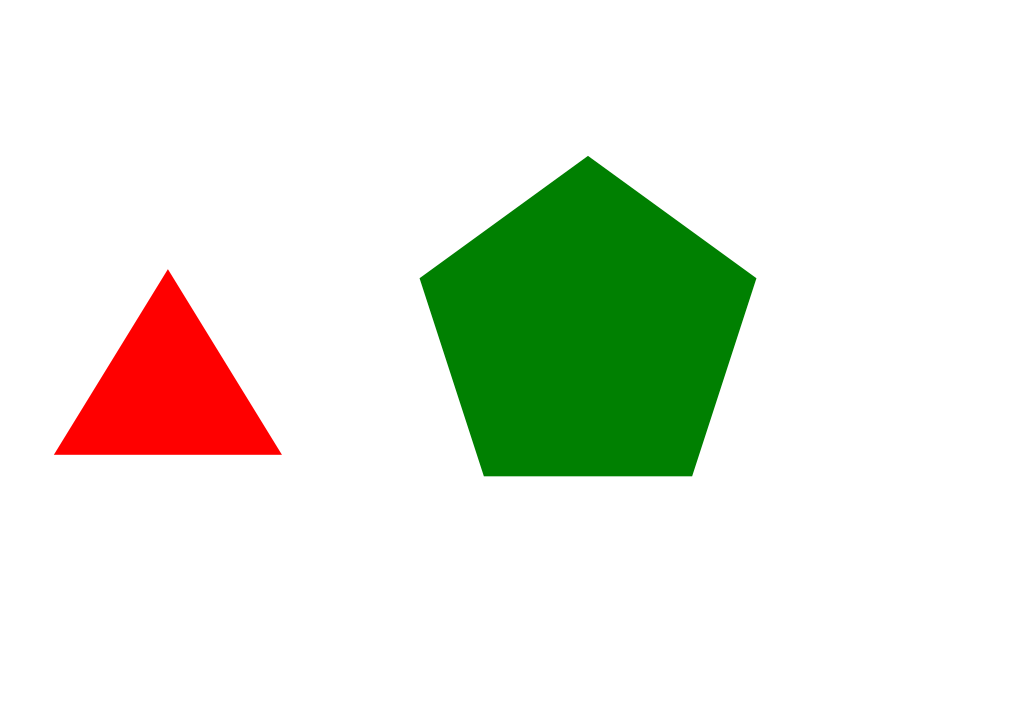
#> input picture task 1/task_1a_explore_opencv/Task_1A_Part1/Samples/Sample2.png, 1024 x 724 px; its folder holds 4 pictures in this run
$ python task_1a_part1.py
#> lines starting #> are read from the running program, lines starting #| are printed output that depends on the picture; after the words box and inside, x2 and y2 are one past the last pixel; in counts of white or black regions, pixels touching at a corner belong together
'''
*****************************************************************************************
*
*        		===============================================
*           		Nirikshak Bot (NB) Theme (eYRC 2020-21)
*        		===============================================
*
*  This script is to implement Task 1A - Part 1 of Nirikshak Bot (NB) Theme (eYRC 2020-21).
*
*  This software is made available on an "AS IS WHERE IS BASIS".
*  Licensee/end user indemnifies and will keep e-Yantra indemnified from
*  any and all claim(s) that emanate from the use of the Software or
*  breach of the terms of this agreement.
*
*  e-Yantra - An MHRD project under National Mission on Education using ICT (NMEICT)
*
*****************************************************************************************
'''

# Team ID:			[ Team-ID ]
# Author List:		[ Names of team members worked on this file separated by Comma: Name1, Name2, ... ]
# Filename:			task_1a_part1.py
# Functions:		scan_image
# 					[ Comma separated list of functions in this file ]
# Global variables:	shapes
# 					[ List of global variables defined in this file ]


####################### IMPORT MODULES #######################
## You are not allowed to make any changes in this section. ##
## You have to implement this task with the three available ##
## modules for this task (numpy, opencv, os)                ##
##############################################################
import cv2
import numpy as np
import os
##############################################################


# Global variable for details of shapes found in image and will be put in this dictionary, returned from scan_image function
shapes = {}


################# ADD UTILITY FUNCTIONS HERE #################
## You can define any utility functions for your code.      ##
## Please add proper comments to ensure that your code is   ##
## readable and easy to understand.                         ##
##############################################################


##############################################################


def scan_image(img_file_path):

    """
    Purpose:
    ---
    this function takes file path of an image as an argument and returns dictionary
    containing details of colored (non-white) shapes in that image

    Input Arguments:
    ---
    `img_file_path` :		[ str ]
        file path of image

    Returns:
    ---
    `shapes` :              [ dictionary ]
        details of colored (non-white) shapes present in image at img_file_path
        { 'Shape' : ['color', Area, cX, cY] }

    Example call:
    ---
    shapes = scan_image(img_file_path)
    """

    global shapes

    ##############	ADD YOUR CODE HERE	#############
    shapes = dict()
    img2 = cv2.imread(img_file_path)
#> img2 is the input picture: shape (724, 1024, 3); mean B, G, R 222.2, 234.9, 229.3
    img = cv2.cvtColor(img2,cv2.COLOR_BGR2GRAY)
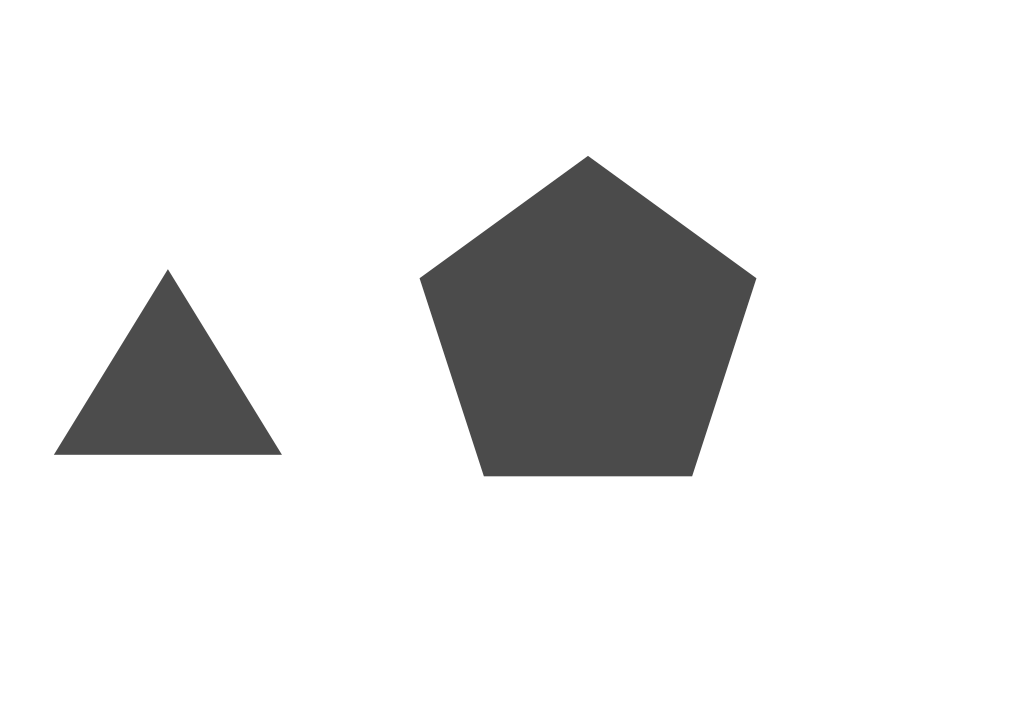
#> img: shape (724, 1024); min 75, max 255, mean 231.8
    _, threshold = cv2.threshold(img, 240, 255, cv2.THRESH_BINARY)
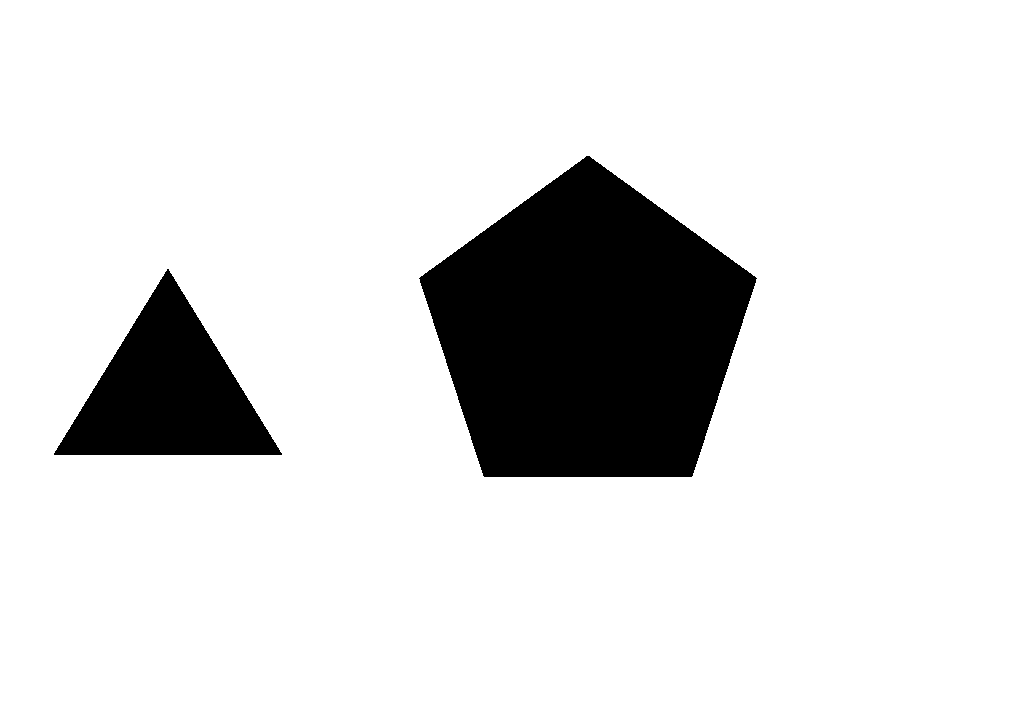
#> threshold: shape (724, 1024); 87% white; 2 black regions
    contours, _= cv2.findContours(threshold, cv2.RETR_TREE,
                                cv2.CHAIN_APPROX_SIMPLE)
#> contours = 3 contours; box (x1, y1, x2, y2) and area: (0, 0, 1024, 724) 739629, (418, 155, 758, 478) 75563, (53, 268, 283, 456) 21699
    for cnt in contours :

        approx = cv2.approxPolyDP(cnt, 0.009 * cv2.arcLength(cnt, True), True)
        cv2.drawContours(img, [approx], 0, (0, 255, 0), 5)
        M = cv2.moments(cnt)
        cX = int(M["m10"] / M["m00"])
        cY = int(M["m01"] / M["m00"])
        colour=[]
        colour.append(img2[cY,cX])
        if colour[0][0]>=128 and colour[0][1]<128 and colour[0][2]<128:
            color = 'blue'
        elif colour[0][0]<120 and colour[0][1]>=128 and colour[0][2]<128:
            color = 'green'
        elif colour[0][0]<128 and colour[0][1]<128  and colour[0][2]>=128:
            color = 'red'
        else:
            color = 'none'

        area = cv2.contourArea(cnt)
        if len(approx)==3:
            shapes["Triangle"]=[color,area,cX,cY]
        elif len(approx)==4:
            n = approx.ravel()
            i = 0
            a=[]
            b=[]
            for j in n :
                if(i % 2 == 0):
                    x = n[i]
                    y = n[i + 1]
                    a.append(x)
                    b.append(y)
                i = i + 1

            if b[3]-b[0]==0 or a[1]==0 or b[3]==0 or a[2]==0 or b[1]==0:
                continue
            l1= (((a[1]-a[0])**2)+((b[1]-b[0])**2))**0.5
            l2= (((a[2]-a[1])**2)+((b[2]-b[1])**2))**0.5
            l3= (((a[3]-a[2])**2)+((b[3]-b[2])**2))**0.5
            l4= (((a[0]-a[3])**2)+((b[0]-b[3])**2))**0.5
            d1= (((a[0]-a[2])**2)+((b[0]-b[2])**2))**0.5
            d2= (((a[1]-a[3])**2)+((b[1]-b[3])**2))**0.5
            pointRatiox1=float((a[0]/a[1])/(a[3]/a[2]))
            pointRatiox2=float((b[0]/b[3])/(b[1]/b[2]))

            aspectRatio =float((a[1]-a[0])/(b[3]-b[0]))
            if (((l1**2)+(l2**2)+(l3**2)+(l4**2))/((d1**2) + (d2 **2)) >=0.95) and (((l1**2)+(l2**2)+(l3**2)+(l4**2))/((d1**2) + (d2 **2)) <=1.05):
                if (aspectRatio >= 0.95 and aspectRatio <= 1.05):
                    if( area**0.5/l1 >= 0.95 and area**0.5/l1 <=1.05) and (area**0.5/l2 >=0.95 and area**0.5/l2 <=1.05 )and (area**0.5/l3 >=0.95 and area**0.5/l3<=1.05) and (area**0.5/l4 >= 0.95 and area**0.5/l4 <= 1.05) :
                        if color!='none':
                            shapes["Square"]=[color,area,cX,cY]
                    elif (((area) /(d1 * d2 *0.5) )>=0.95) and ( ((area) /(d1 * d2 *0.5) )<=1.05)  :
                        if color!='none':
                            shapes["Rhombus"]=[color,area,cX,cY]
                else:
                    if color!='none':
                        shapes["Parallelogram"]=[color,area,cX,cY]


            elif (pointRatiox1 >=0.95 and pointRatiox1 <=1.05)  or (pointRatiox2 >=0.95 and pointRatiox2 <=1.05):
                if color!='none':
                    shapes["Trapezium"]=[color,area,cX,cY]
            else:
                if color!='none':
                    shapes["Quadrilateral"]=[color,area,cX,cY]
        elif len(approx)==5:
            if color!='none':
                shapes["Pentagon"]=[color,area,cX,cY]
        elif len(approx)==6:
            print("hex")
            if color!='none':
                shapes["Hexagon"]=[color,area,cX,cY]
        else:
            if color!='none':
                shapes["Circle"]=[color,area,cX,cY]
#> this loop made 3 passes
#> (cX, cY, color, area, n) on pass 1: (511, 361, 'green', 739629, [0, 0, 0, 723, 1023, 723, 1023, 0])
#> (approx, cX, cY, color, area) on pass 2: ([[53, 453], [168, 268], [282, 454]], 167, 392, 'red', 21699)
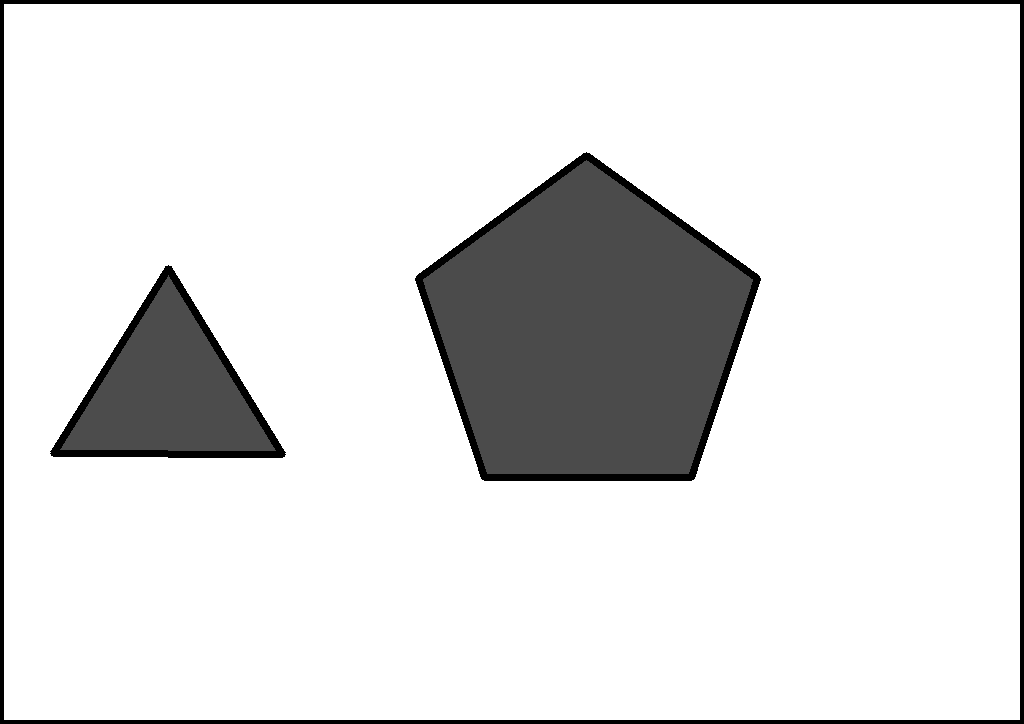
#> img: shape (724, 1024); 3.51% of pixels changed, all inside (x1, y1, x2, y2) = (0, 0, 1024, 724)
#> after the loop, shapes = {'Triangle': ['red', 21699, 167, 392], 'Pentagon': ['green', 75563, 587, 332]}


    res=sorted(shapes.items(), key=lambda t: t[1][1], reverse = True)
#> res = [('Pentagon', ['green', 75563, 587, 332]), ('Triangle', ['red', 21699, 167, 392])]
    shapes={}
    for i,j in res[len(res)] :
        shapes[i]=j
#> this loop made 0 passes
#> after the loop, shapes = 0 items
    if cv2.waitKey(0) & 0xFF == ord('q'):
        cv2.destroyAllWindows()
	##################################################

    return shapes


# NOTE:	YOU ARE NOT ALLOWED TO MAKE ANY CHANGE TO THIS FUNCTION
#
# Function Name:    main
#        Inputs:    None
#       Outputs:    None
#       Purpose:    the function first takes 'Sample1.png' as input and runs scan_image function to find details
#                   of colored (non-white) shapes present in 'Sample1.png', it then asks the user whether
#                   to repeat the same on all images present in 'Samples' folder or not

if __name__ == '__main__':

    curr_dir_path = os.getcwd()
    print('Currently working in '+ curr_dir_path)

    # path directory of images in 'Samples' folder
    img_dir_path = curr_dir_path + '/Samples/'

    # path to 'Sample1.png' image file
    file_num = 1
    img_file_path = img_dir_path + 'Sample' + str(file_num + 1) + '.png'

    print('\n============================================')
    print('\nLooking for Sample' + str(file_num) + '.png')

    if os.path.exists('Samples/Sample' + str(file_num) + '.png'):
        print('\nFound Sample' + str(file_num) + '.png')

    else:
        print('\n[ERROR] Sample' + str(file_num) + '.png not found. Make sure "Samples" folder has the selected file.')
        exit()

    print('\n============================================')

    # try:
    print('\nRunning scan_image function with ' + img_file_path + ' as an argument')
#> (the run stopped early here; a loop or call above may not have finished)
